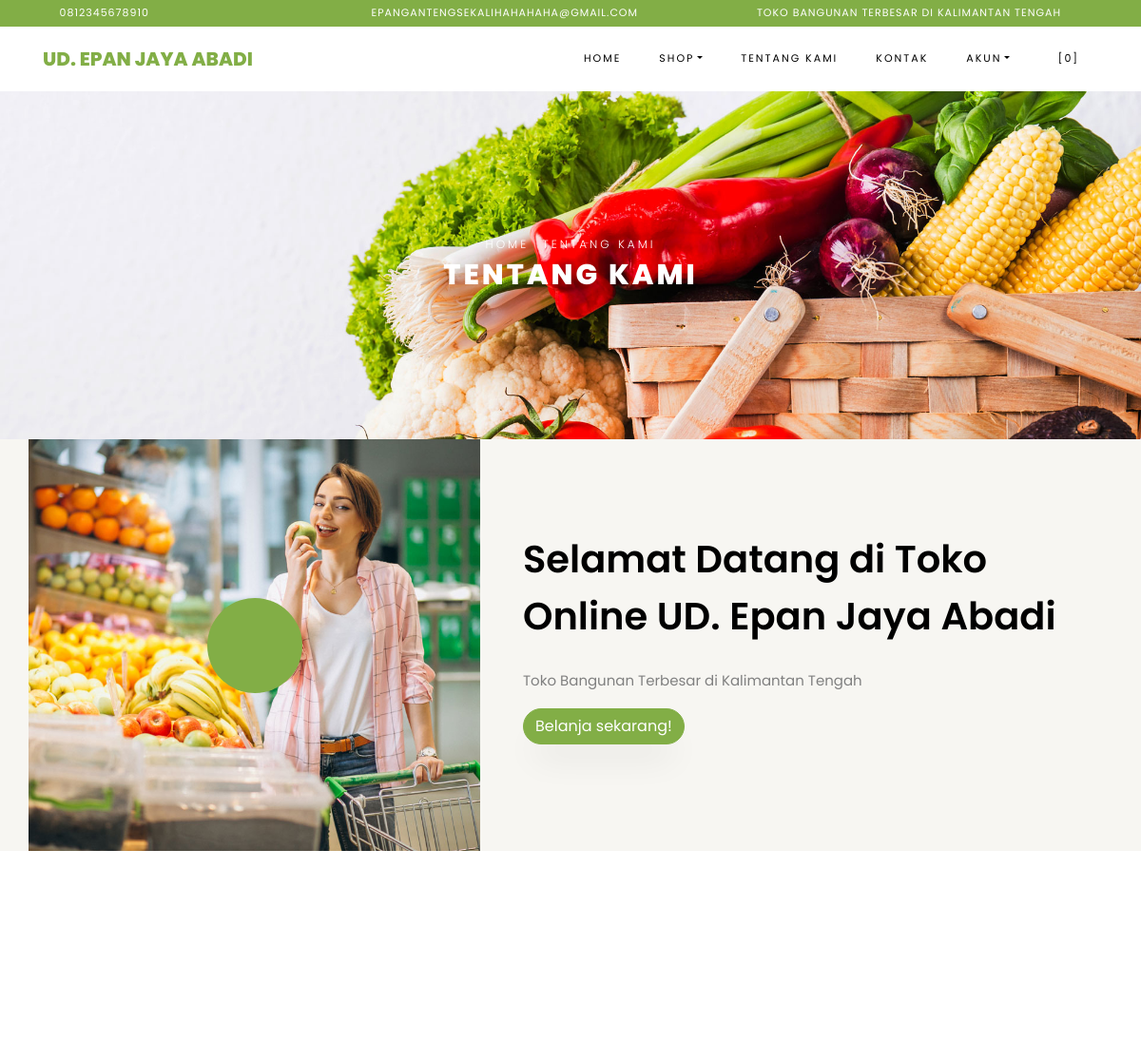
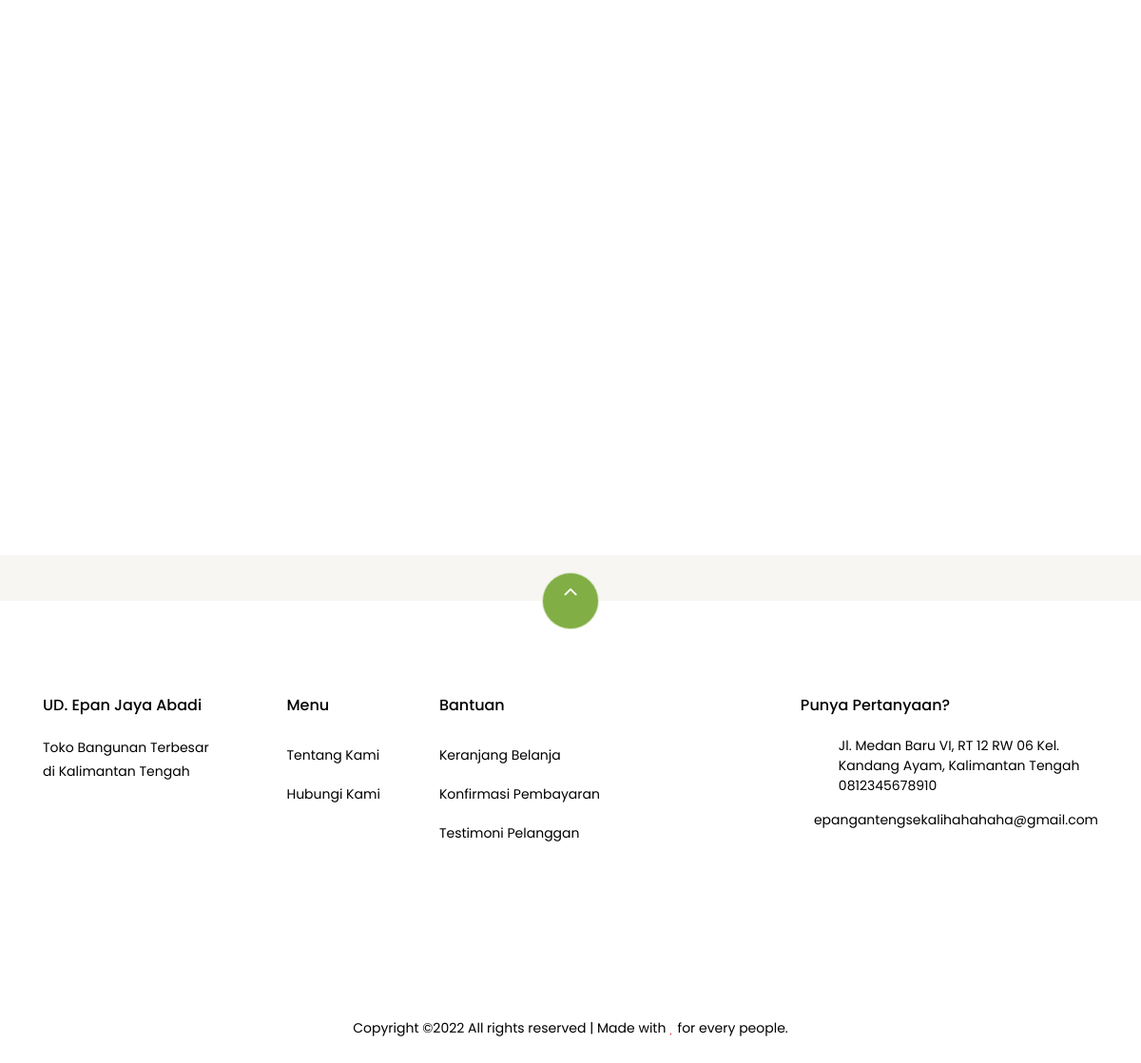
Page /index.php/pages/about on the committed database (2 pictures, top to bottom).
### tables this page shows
CREATE TABLE `settings` (
  `id` int(10) NOT NULL,
  `key` varchar(32) NOT NULL,
  `content` text NOT NULL
);

### application/helpers/themes_helper.php (called while the page is built, shortened)
<?php
if ( ! function_exists('get_theme_name'))
{
    function get_theme_name() {
        $current_theme = get_settings('current_theme_name');
        return ($current_theme) ? $current_theme : false;
    }
}
if ( ! function_exists('get_template_part'))
{
    function get_template_part($file_name = null, $params = array()) {
        if ($file_name !== '') {
            $current_theme = get_theme_name();
            if ( file_exists($file_location = VIEWPATH .'themes/'. $current_theme .'/'. $file_name .'.php')) {
                $CI =& get_instance();
                $CI->load->view('themes/'. $current_theme .'/'. $file_name, $params);
            }
            else {
                echo '<div>Kesalahan: berkas tema <b>'. $file_name .'.php</b> tidak ditemukan.<br>Lokasi berkas: <b>'. $file_location .'</b></div>';
            }
        }
    }
}
if ( ! function_exists('get_header'))
{
    function get_header($params = null, $section = '', $current_section = '') {
        $load_params = array();
        if ( is_null($params)) {
            $load_params['title'] = get_settings('site_name');
        }
        else if ( is_string($params)) {
            $load_params['title'] = $params;
        }
        $load_params['sidebar_section'] = $section;
        $load_params['current_section'] = $current_section;
        get_template_part('header', $load_params);
    }
}
if ( ! function_exists('get_footer'))
{
    function get_footer($params = array()) {
        get_template_part('footer', $params);
    }
}
if ( ! function_exists('get_theme_uri'))
{
    function get_theme_uri($file_name = null, $theme_name = NULL)
    {
        $theme_name = ($theme_name == NULL) ? get_theme_name() : $theme_name;
        return is_null($file_name) ? base_url('assets/themes/'. $theme_name .'/') : base_url('assets/themes/'. $theme_name .'/'. $file_name) ;
    }
}

### application/controllers/Pages.php (called while the page is built, shortened)
<?php
class Pages extends CI_Controller {
    public function about()
    {
        $params['reviews'] = $this->review->get_all_reviews();
        get_header(get_store_name());
        get_template_part('pages/about', $params);
        get_footer();
    }
}

### index.php (called while the page is built, shortened)
<?php
require_once BASEPATH . 'core/CodeIgniter.php';

### application/helpers/global_helper.php (called while the page is built, shortened)
<?php
if (!function_exists('get_settings')) {
    function get_settings($key = '')
    {
        $CI = &get_instance();
        $row = $CI->db
            ->select('content')
            ->where('key', $key)
            ->get('settings')
            ->row();
        return $row->content;
    }
}
if (!function_exists('get_store_name')) {
    function get_store_name()
    {
        return get_settings('store_name');
    }
}

### application/helpers/session_helper.php (called while the page is built, shortened)
<?php
if (!function_exists('init')) {
    function init()
    {
        $CI = &get_instance();
        return $CI;
    }
}
if (!function_exists('session_data')) {
    function session_data()
    {
        $CI = init();
        $read_session_in_cookie = get_cookie('__ACTIVE_SESSION_DATA');
        $read_session_in_session = $CI->session->userdata('__ACTIVE_SESSION_DATA');
        if ($read_session_in_cookie) {
            $read_data = $CI->encryption->decrypt($read_session_in_cookie);
            $read_data = json_decode($read_data);
            return $read_data;
        } else if ($read_session_in_session) {
            $read_data = $CI->encryption->decrypt($read_session_in_session);
            $read_data = json_decode($read_data);
            return $read_data;
        } else {
            $default_session = new stdClass();
            $default_session->is_login = FALSE;
            $default_session->user_id = 0;
            $default_session->login_at = 0;
            $default_session->remember_me = FALSE;
            return $default_session;
        }
    }
}

### application/views/themes/vegefoods/pages/about.php (the view, shortened to what this page needs)
<div class="hero-wrap hero-bread" style="background-image: url('<?php echo get_theme_uri('images/bg_1.jpg'); ?>');">
    <div class="container">
      <div class="row no-gutters slider-text align-items-center justify-content-center">
        <div class="col-md-9 ftco-animate text-center">
            <p class="breadcrumbs"><span class="mr-2"><?php echo anchor(base_url(), 'Home'); ?></span> <span>Tentang Kami</span></p>
          <h1 class="mb-0 bread">Tentang Kami</h1>
        </div>
      </div>
    </div>
  </div>
  <section class="ftco-section ftco-no-pb ftco-no-pt bg-light">
          <div class="container">
              <div class="row">
                  <div class="col-md-5 p-md-5 img img-2 d-flex justify-content-center align-items-center" style="background-image: url(<?php echo get_theme_uri('images/about.jpg'); ?>);">
                      <a href="https://vimeo.com/45830194" class="icon popup-vimeo d-flex justify-content-center align-items-center">
                          <span class="icon-play"></span>
                      </a>
                  </div>
                  <div class="col-md-7 py-5 wrap-about pb-md-5 ftco-animate">
            <div class="heading-section-bold mb-4 mt-md-5">
                <div class="ml-md-0">
                  <h2 class="mb-4">Selamat Datang di Toko Online <?php echo get_store_name(); ?></h2>
              </div>
            </div>
            <div class="pb-md-5">
                <p><?php echo get_settings('store_description'); ?></p>
                          <p><a href="<?php echo site_url('browse'); ?>" class="btn btn-primary">Belanja sekarang!</a></p>
                      </div>
                  </div>
              </div>
          </div>
      </section>
      <section class="ftco-section testimony-section">
    <div class="container">
      <div class="row justify-content-center mb-5 pb-3">
      </div>
    </div>
  </section>
<section class="ftco-section">
      <div class="container">
          <div class="row no-gutters ftco-services">
  </div>
      </div>
  </section>

### application/views/themes/vegefoods/header.php (shortened to what this page needs)
?><!DOCTYPE html>
<html lang="en">
  <head>
    <link rel="stylesheet" href="<?php echo get_theme_uri('css/open-iconic-bootstrap.min.css'); ?>">
    <link rel="stylesheet" href="<?php echo get_theme_uri('css/animate.css'); ?>">
    <link rel="stylesheet" href="<?php echo get_theme_uri('css/owl.carousel.min.css'); ?>">
    <link rel="stylesheet" href="<?php echo get_theme_uri('css/owl.theme.default.min.css'); ?>">
    <link rel="stylesheet" href="<?php echo get_theme_uri('css/magnific-popup.css'); ?>">
    <link rel="stylesheet" href="<?php echo get_theme_uri('css/aos.css'); ?>">
	<link rel="stylesheet" href="<?php echo get_theme_uri('css/ionicons.min.css'); ?>">
	<link rel="stylesheet" href="<?php echo get_theme_uri('js/plugins/@fortawesome/fontawesome-free/css/all.min.css', 'argon'); ?>">
    <link rel="stylesheet" href="<?php echo get_theme_uri('css/bootstrap-datepicker.css'); ?>">
    <link rel="stylesheet" href="<?php echo get_theme_uri('css/jquery.timepicker.css'); ?>">
    <link rel="stylesheet" href="<?php echo get_theme_uri('css/flaticon.css'); ?>">
    <link rel="stylesheet" href="<?php echo get_theme_uri('css/icomoon.css'); ?>">
	<link rel="stylesheet" href="<?php echo get_theme_uri('css/style.css'); ?>">
	<link rel="stylesheet" href="<?php echo base_url('assets/plugins/toastr/toastr.min.css'); ?>">
  </head>
  <body class="goto-here">
		<div class="py-1 bg-primary">
    	<div class="container">
    		<div class="row no-gutters d-flex align-items-start align-items-center px-md-0">
	    		<div class="col-lg-12 d-block">
		    		<div class="row d-flex">
		    			<div class="col-md pr-4 d-flex topper align-items-center">
					    	<div class="icon mr-2 d-flex justify-content-center align-items-center"><span class="icon-phone2"></span></div>
						    <span class="text"><?php echo get_settings('store_phone_number'); ?></span>
					    </div>
					    <div class="col-md pr-4 d-flex topper align-items-center">
					    	<div class="icon mr-2 d-flex justify-content-center align-items-center"><span class="icon-paper-plane"></span></div>
						    <span class="text"><?php echo get_settings('store_email'); ?></span>
					    </div>
					    <div class="col-md-5 pr-4 d-flex topper align-items-center text-lg-right">
						    <span class="text"><?php echo get_settings('store_tagline'); ?></span>
					    </div>
				    </div>
			    </div>
		    </div>
		  </div>
    </div>
    <nav class="navbar navbar-expand-lg navbar-dark ftco_navbar bg-dark ftco-navbar-light" id="ftco-navbar">
	    <div class="container">
	      <a class="navbar-brand" href="<?php echo base_url(); ?>"><?php echo get_store_name(); ?></a>
	      <div class="collapse navbar-collapse" id="ftco-nav">
	        <ul class="navbar-nav ml-auto">
	          <li class="nav-item active"><a href="<?php echo base_url(); ?>" class="nav-link">Home</a></li>
	          <li class="nav-item dropdown">
              <a class="nav-link dropdown-toggle" href="#" id="dropdown04" data-toggle="dropdown" aria-haspopup="true" aria-expanded="false">Shop</a>
            </li>
	          <li class="nav-item"><a href="<?php echo site_url('pages/about'); ?>" class="nav-link">Tentang Kami</a></li>
              <li class="nav-item"><a href="<?php echo site_url('pages/contact'); ?>" class="nav-link">Kontak</a></li>
              <li class="nav-item dropdown">
              <a class="nav-link dropdown-toggle" href="#" id="dropdown05" data-toggle="dropdown" aria-haspopup="true" aria-expanded="false">Akun</a>
            </li>
	          <li class="nav-item cta cta-colored"><a href="<?php echo site_url('shop/cart'); ?>" class="nav-link"><span class="icon-shopping_cart"></span>[<span class="cart-item-total">0</span>]</a></li>
	        </ul>
	      </div>
	    </div>
	  </nav>

### application/views/themes/vegefoods/footer.php (shortened to what this page needs)
<section class="ftco-section ftco-no-pt ftco-no-pb py-5 bg-light">
    <div class="container py-4">
    </div>
  </section>
  <footer class="ftco-footer ftco-section">
    <div class="container">
        <div class="row">
            <div class="mouse">
                      <a href="#" class="mouse-icon">
                          <div class="mouse-wheel"><span class="ion-ios-arrow-up"></span></div>
                      </a>
                  </div>
        </div>
      <div class="row mb-5">
        <div class="col-md">
          <div class="ftco-footer-widget mb-4">
            <h2 class="ftco-heading-2"><?php echo get_store_name(); ?></h2>
            <p><?php echo get_settings('store_description'); ?></p>
            <ul class="ftco-footer-social list-unstyled float-md-left float-lft mt-5">
            </ul>
          </div>
        </div>
        <div class="col-md">
          <div class="ftco-footer-widget mb-4 ml-md-5">
            <h2 class="ftco-heading-2">Menu</h2>
            <ul class="list-unstyled">
              <li><a href="<?php echo site_url('pages/about'); ?>" class="py-2 d-block">Tentang Kami</a></li>
              <li><a href="<?php echo site_url('pages/contact'); ?>" class="py-2 d-block">Hubungi Kami</a></li>
            </ul>
          </div>
        </div>
        <div class="col-md-4">
           <div class="ftco-footer-widget mb-4">
            <h2 class="ftco-heading-2">Bantuan</h2>
            <div class="d-flex">
                <ul class="list-unstyled mr-l-5 pr-l-3 mr-4">
                  <li><a href="<?php echo site_url('shop/cart'); ?>" class="py-2 d-block">Keranjang Belanja</a></li>
                  <li><a href="<?php echo site_url('customer/payments/confirm'); ?>" class="py-2 d-block">Konfirmasi Pembayaran</a></li>
                  <li><a href="<?php echo site_url('shop/testimonial'); ?>" class="py-2 d-block">Testimoni Pelanggan</a></li>
                </ul>
              </div>
          </div>
        </div>
        <div class="col-md">
          <div class="ftco-footer-widget mb-4">
              <h2 class="ftco-heading-2">Punya Pertanyaan?</h2>
              <div class="block-23 mb-3">
                <ul>
                  <li><span class="icon icon-map-marker"></span><span class="text"><?php echo get_settings('store_address'); ?></span></li>
                  <li><a href="#"><span class="icon icon-phone"></span><span class="text"><?php echo get_settings('store_phone_number'); ?></span></a></li>
                  <li><a href="#"><span class="icon icon-envelope"></span><span class="text"><?php echo get_settings('store_email'); ?></span></a></li>
                </ul>
              </div>
          </div>
        </div>
      </div>
      <div class="row">
        <div class="col-md-12 text-center">
          <p>
                        Copyright &copy;<script>document.write(new Date().getFullYear());</script> All rights reserved | Made with <i class="icon-heart text-danger" aria-hidden="true"></i> for every people.
                      </p>
        </div>
      </div>
    </div>
  </footer>
</body>
</html>

### assets/themes/vegefoods/css/icomoon.css (style rules this page uses)
[class^="icon-"], [class*=" icon-"] { font-family: 'icomoon' !important; speak: none; font-style: normal; font-weight: normal; font-variant: normal; text-transform: none; line-height: 1; -webkit-font-smoothing: antialiased; -moz-osx-font-smoothing: grayscale; }
.icon-heart:before { content: "\f004"; }
.icon-map-marker:before { content: "\f041"; }
.icon-play:before { content: "\f04b"; }
.icon-phone:before { content: "\f095"; }
.icon-envelope:before { content: "\f0e0"; }
.icon-paper-plane:before { content: "\f1d8"; }
.icon-phone2:before { content: "\e0cd"; }
.icon-shopping_cart:before { content: "\e8cc"; }

### rows in the picture
settings: content "0812345678910"
settings: content "EPANGANTENGSEKALIHAHAHAHA@GMAIL.COM", content "epangantengsekalihahahaha@gmail.com"
settings: content "TOKO BANGUNAN TERBESAR DI KALIMANTAN TENGAH"
settings: content "UD. EPAN JAYA ABADI", content "UD. Epan Jaya Abadi"
settings: content (picture)
settings: content "Toko Bangunan Terbesar di Kalimantan Tengah"
settings: content "Jl. Medan Baru VI, RT 12 RW 06 Kel. Kandang Ayam, Kalimantan Tengah"

### other values in the picture
anchor(base_url(), 'Home') "HOME"
